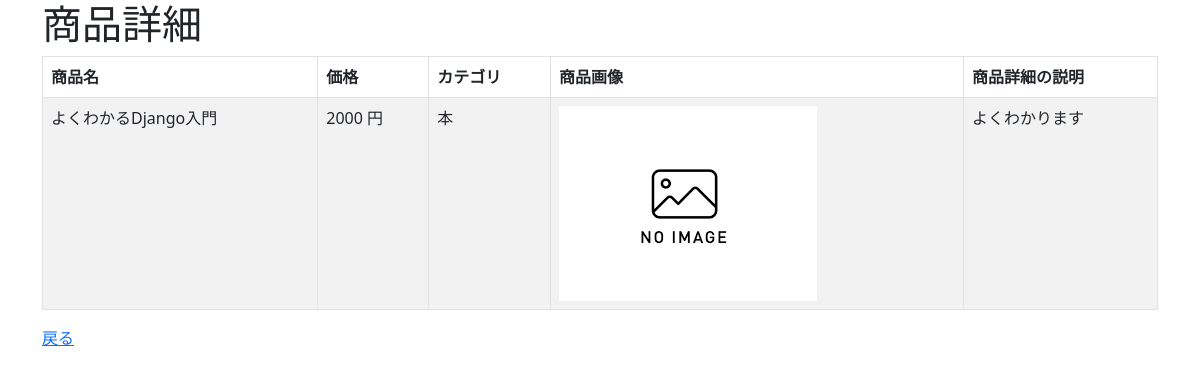
The app's page /crud/detail/1 with its own data.
### crud/models.py (models this page shows, shortened)
class Product(models.Model):
    name = models.CharField(max_length=200)
    price = models.PositiveIntegerField()
    description = models.TextField(blank=True, null=True, verbose_name='商品詳細')
    category = models.ForeignKey(Category, on_delete=models.CASCADE)
    img = models.ImageField(blank=True, default='noImage.png')

class Category(models.Model):
    name = models.CharField(max_length=200)
    def __str__(self):
        return self.name

### crud/views.py (the view)
# urls.py: path('crud/detail/<int:pk>', views.ProductDetailView.as_view(), name="detail"),
class ProductDetailView(DetailView):
    model = Product

### crud/templates/crud/product_detail.html (shortened to what this page needs)
{% extends "base.html" %}
{% block content %}
<h1>商品詳細</h1>
<table class="table table-striped table-hover table-bordered">
    <thead>
        <tr>
            <th>商品名</th>
            <th>価格</th>
            <th>カテゴリ</th>
            <th>商品画像</th>
            <th>商品詳細の説明</th>
        </tr>
    </thead>
    <tr>
        <td>{{ object.name }}</td>
        <td>{{ object.price }} 円</td>
        <td>{{ object.category }}</td>
        <td><img src="{{ product.img.url }}" style="width:100px height:auto;"></td>
        <td>{{ object.description }}</td>
    </tr>
</table>
<a href="{% url 'list' %}">戻る</a>
{% endblock %}

### records on screen
Product: name "よくわかるDjango入門", price "2000", category "本", img (placeholder picture), description "よくわかります"
